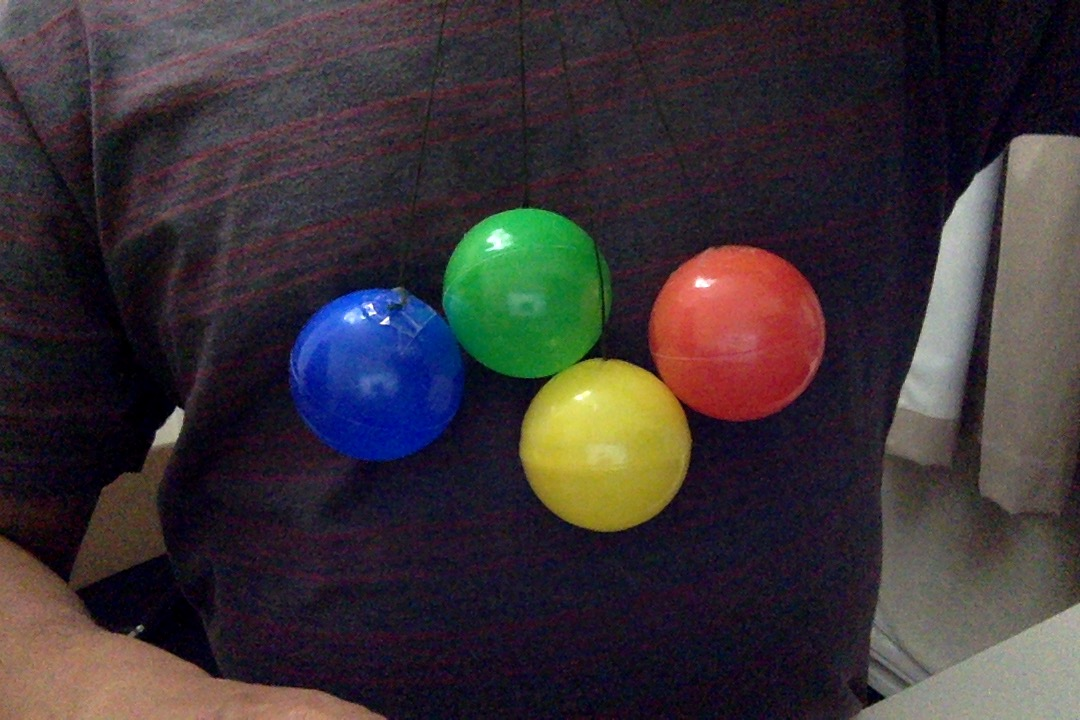
#> input picture SampleImages/All.jpg, 1080 x 720 px
$ python hsv_calibrator.py
#> lines starting #> are read from the running program, lines starting #| are printed output that depends on the picture; after the words box and inside, x2 and y2 are one past the last pixel; in counts of white or black regions, pixels touching at a corner belong together
import numpy as np
import cv2 as cv
import time

uh = 130
us = 255
uv = 255

lh = 110
ls = 50
lv = 50

img = cv.imread('./SampleImages/All.jpg',cv.IMREAD_COLOR)
#> img is the input picture: shape (720, 1080, 3); mean B, G, R 54.5, 50.8, 58.7
img = cv.medianBlur(img,5)

# Convert BGR to HSV
hsv = cv.cvtColor(img, cv.COLOR_BGR2HSV)
#> hsv: shape (720, 1080, 3); mean H, S, V 108.1, 105.2, 69.9

lower_hsv = np.array([lh,ls,lv])
upper_hsv = np.array([uh,us,uv])

# Threshold the HSV image to get only blue colors
mask = cv.inRange(hsv, lower_hsv, upper_hsv)
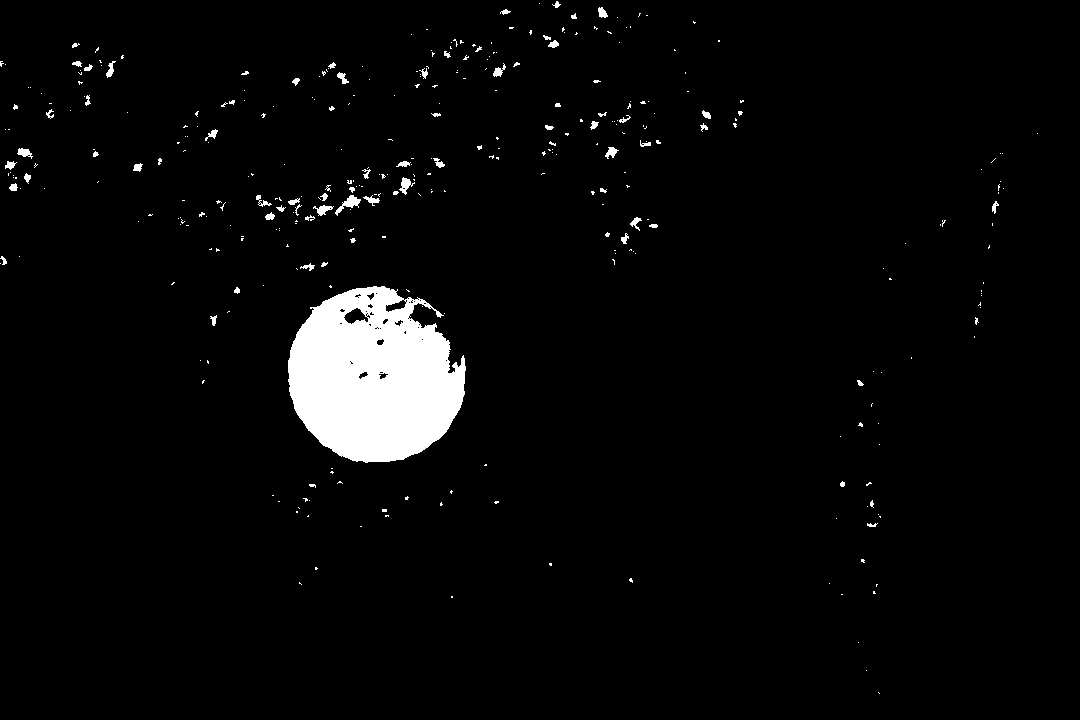
#> mask: shape (720, 1080); 3.5% white; 358 white regions (289 under 20 px), largest, box (x1, y1, x2, y2) and area: (288, 286, 466, 463) 22952, (335, 195, 361, 216) 187, (399, 177, 415, 195) 125

window_name = "HSV Calibrator"
cv.namedWindow(window_name)

def nothing(x):
	print("Trackbar value: " + str(x))
	pass

# create trackbars for Upper HSV
cv.createTrackbar('UpperH',window_name,0,255,nothing)
cv.setTrackbarPos('UpperH',window_name, uh)
cv.createTrackbar('UpperS',window_name,0,255,nothing)
cv.setTrackbarPos('UpperS',window_name, us)
cv.createTrackbar('UpperV',window_name,0,255,nothing)
cv.setTrackbarPos('UpperV',window_name, uv)
# create trackbars for Lower HSV
cv.createTrackbar('LowerH',window_name,0,255,nothing)
cv.setTrackbarPos('LowerH',window_name, lh)
cv.createTrackbar('LowerS',window_name,0,255,nothing)
cv.setTrackbarPos('LowerS',window_name, ls)
cv.createTrackbar('LowerV',window_name,0,255,nothing)
cv.setTrackbarPos('LowerV',window_name, lv)

font = cv.FONT_HERSHEY_SIMPLEX

while(1):
	# Threshold the HSV image to get only blue colors
    mask = cv.inRange(hsv, lower_hsv, upper_hsv)
    cv.putText(mask,'Lower HSV: [' + str(lh) +',' + str(ls) + ',' + str(lv) + ']', (10,30), font, 0.5, (200,255,155), 1, cv.LINE_AA)
    cv.putText(mask,'Upper HSV: [' + str(uh) +',' + str(us) + ',' + str(uv) + ']', (10,60), font, 0.5, (200,255,155), 1, cv.LINE_AA)
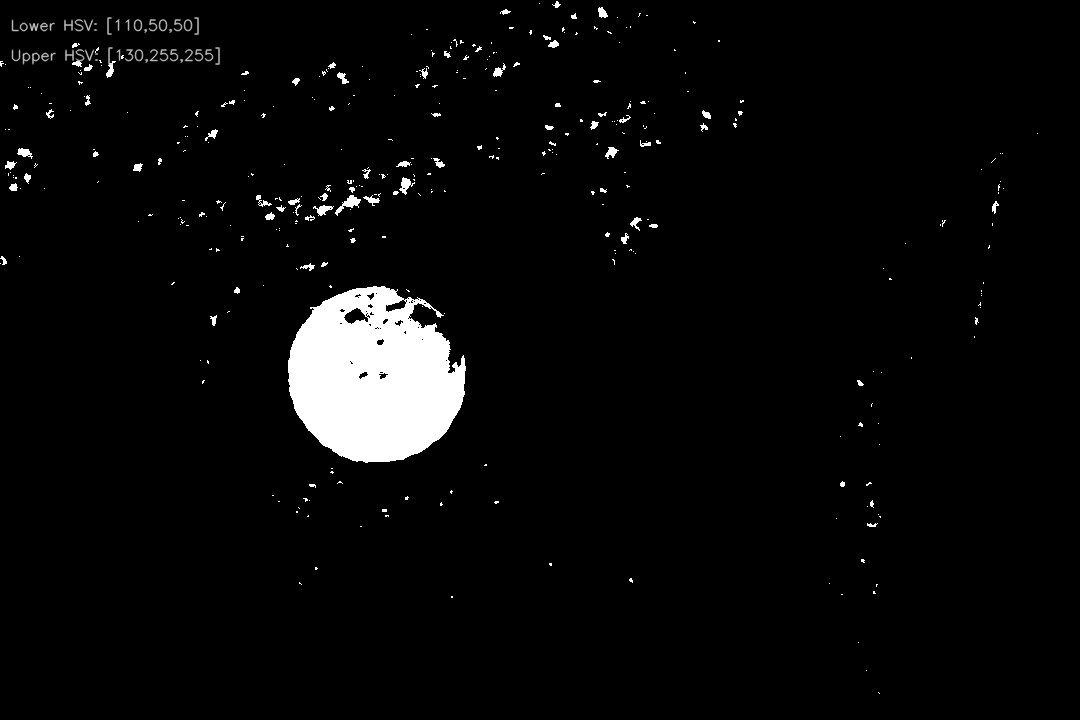
#> mask: shape (720, 1080); min 0, max 255, mean 9.3

    cv.imshow(window_name,mask)

    k = cv.waitKey(1) & 0xFF
#> (key Esc is pressed here)
    if k == 27:
        break
    # get current positions of Upper HSV trackbars
    uh = cv.getTrackbarPos('UpperH',window_name)
    us = cv.getTrackbarPos('UpperS',window_name)
    uv = cv.getTrackbarPos('UpperV',window_name)
    upper_blue = np.array([uh,us,uv])
	# get current positions of Lower HSCV trackbars
    lh = cv.getTrackbarPos('LowerH',window_name)
    ls = cv.getTrackbarPos('LowerS',window_name)
    lv = cv.getTrackbarPos('LowerV',window_name)
    upper_hsv = np.array([uh,us,uv])
    lower_hsv = np.array([lh,ls,lv])

    time.sleep(.1)

cv.destroyAllWindows()

$ run again, with SampleImages/Blue.jpg copied over SampleImages/All.jpg
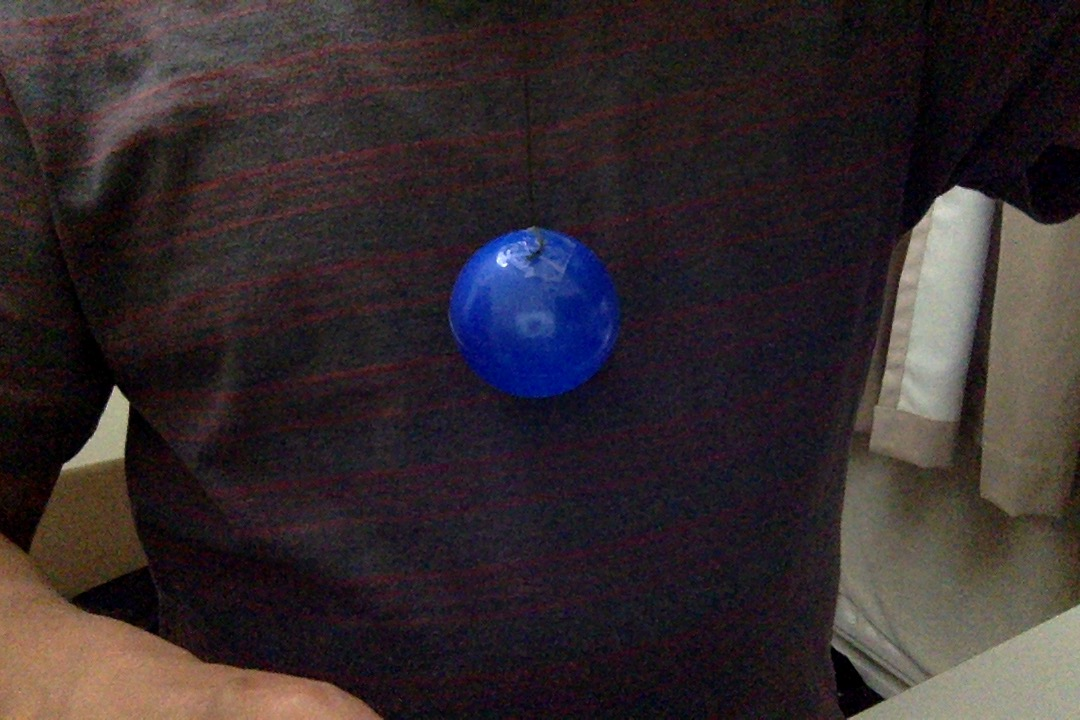
#> input picture SampleImages/Blue.jpg, 1080 x 720 px
#> img is the input picture: shape (720, 1080, 3); mean B, G, R 46.2, 43.5, 52.7
#> hsv: shape (720, 1080, 3); mean H, S, V 95.6, 88.3, 57.5
#> `mask = cv.inRange(hsv, lower_hsv, upper_hsv)`:
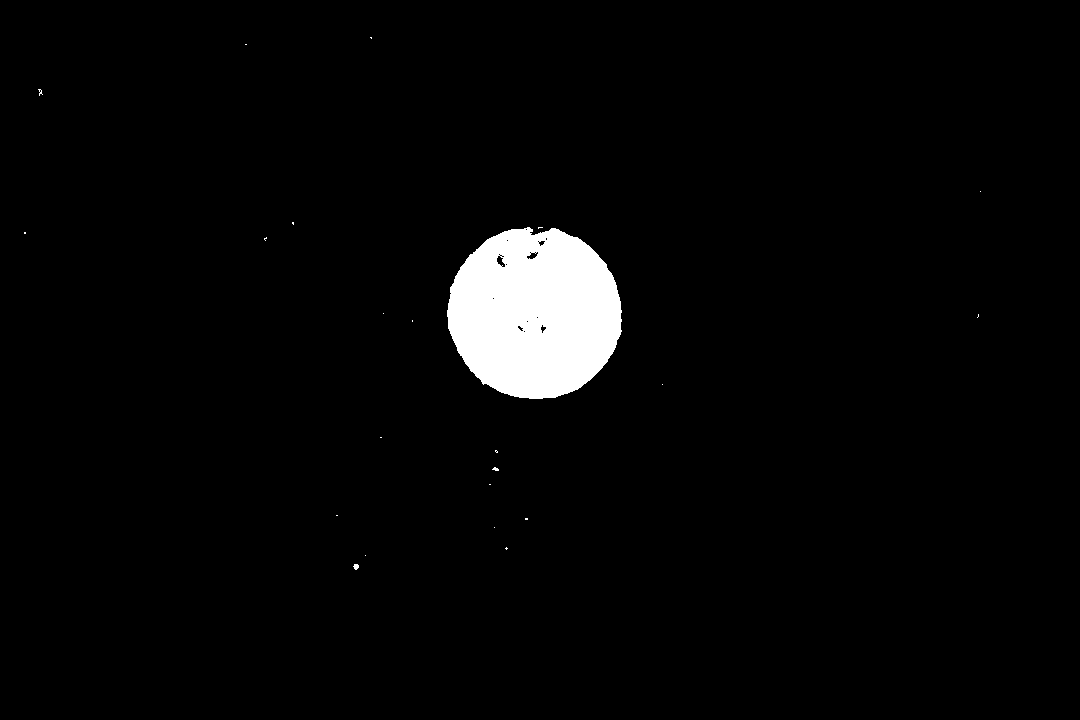
#> mask: shape (720, 1080); 3% white; 23 white regions (21 under 20 px), largest, box (x1, y1, x2, y2) and area: (447, 227, 622, 399) 23288, (353, 564, 359, 570) 26
#> `cv.putText(mask,'Upper HSV: [' + str(uh) +',' + str(us) + ',' + str(uv..`:
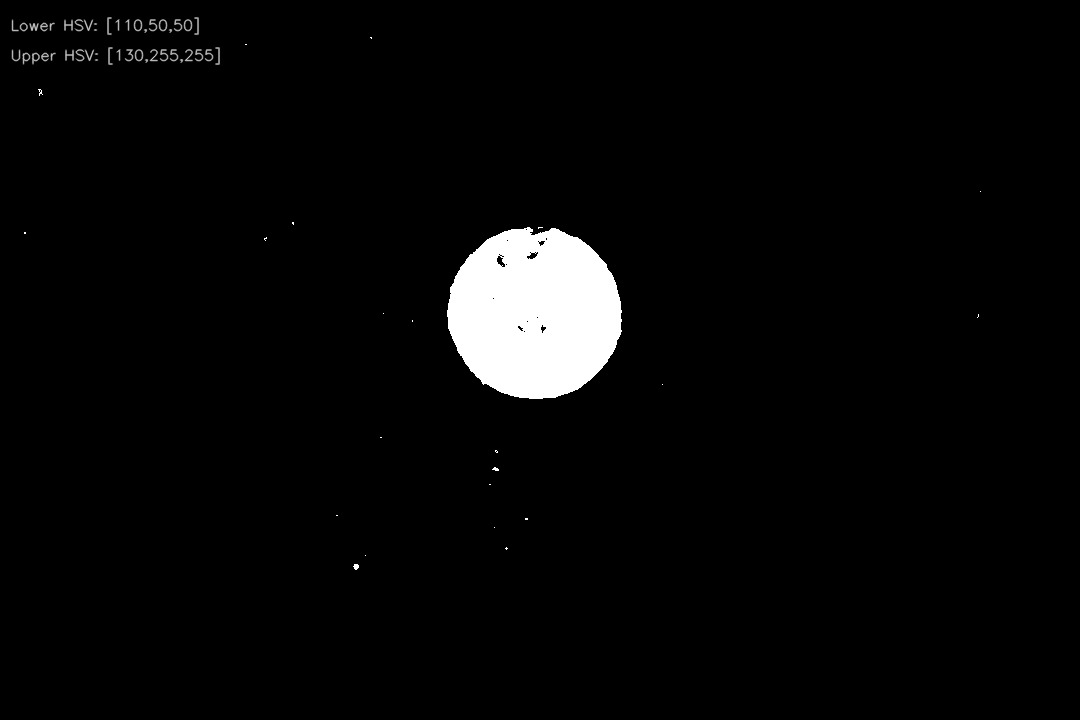
#> mask: shape (720, 1080); min 0, max 255, mean 8

$ run again, with SampleImages/Green.jpg copied over SampleImages/All.jpg
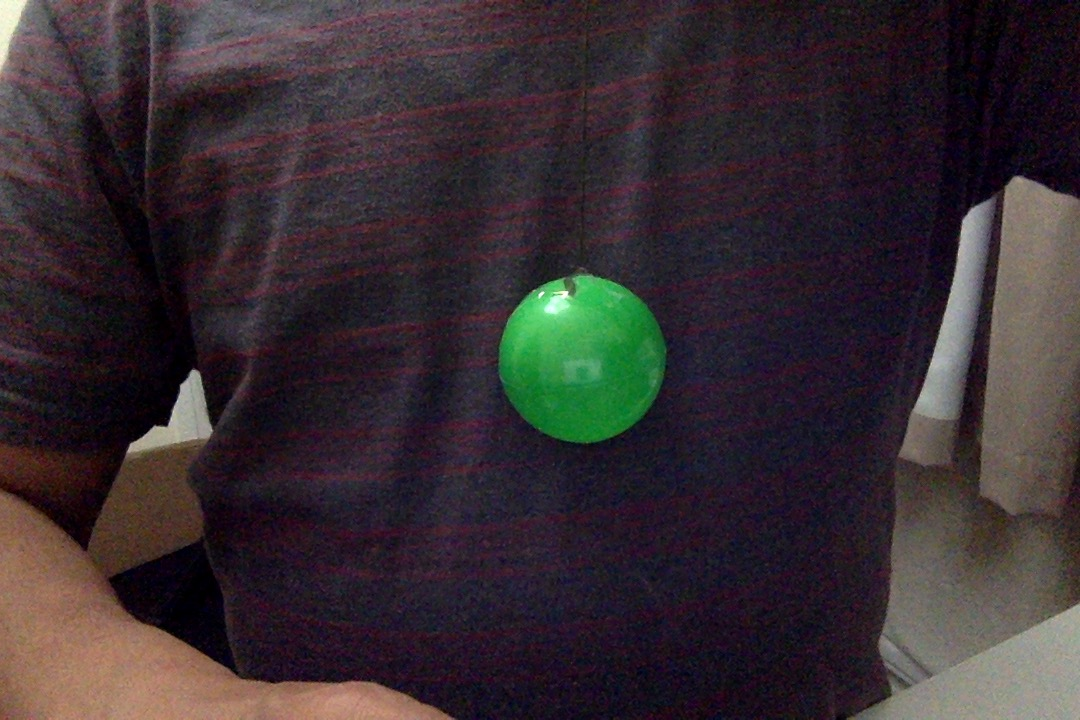
#> input picture SampleImages/Green.jpg, 1080 x 720 px
#> img is the input picture: shape (720, 1080, 3); mean B, G, R 49.9, 45.6, 55.1
#> hsv: shape (720, 1080, 3); mean H, S, V 117.1, 95.4, 60.6
#> `mask = cv.inRange(hsv, lower_hsv, upper_hsv)`:
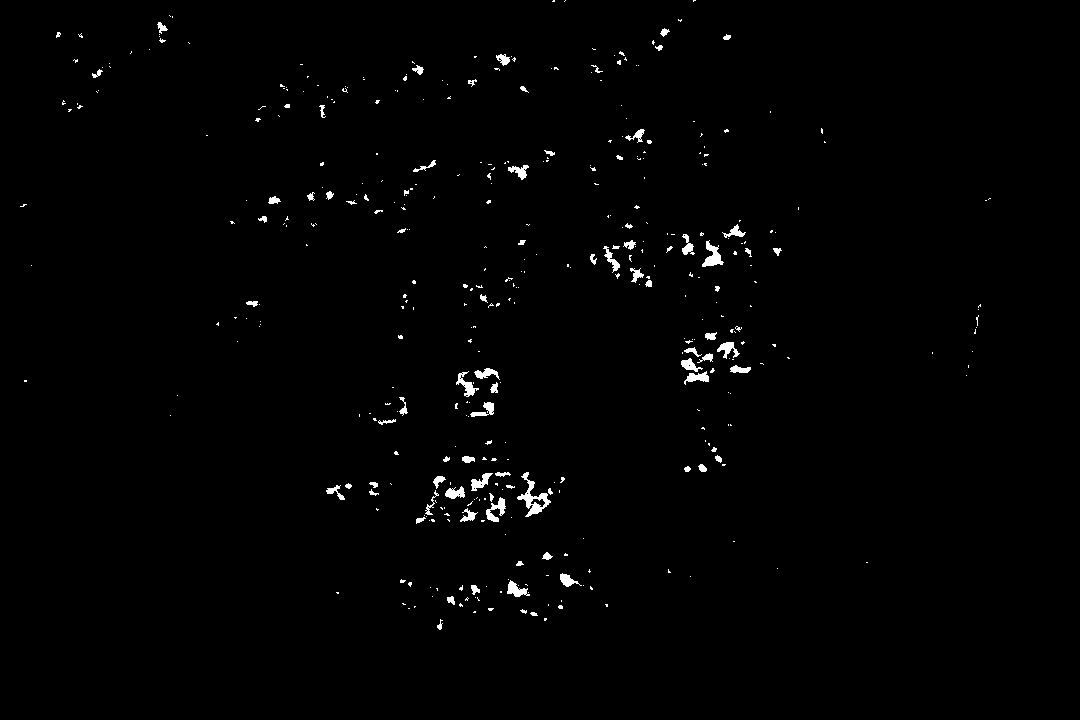
#> mask: shape (720, 1080); 1% white; 412 white regions (327 under 20 px), largest, box (x1, y1, x2, y2) and area: (517, 472, 551, 517) 461, (702, 240, 724, 267) 273, (486, 497, 506, 522) 229
#> `cv.putText(mask,'Upper HSV: [' + str(uh) +',' + str(us) + ',' + str(uv..`:
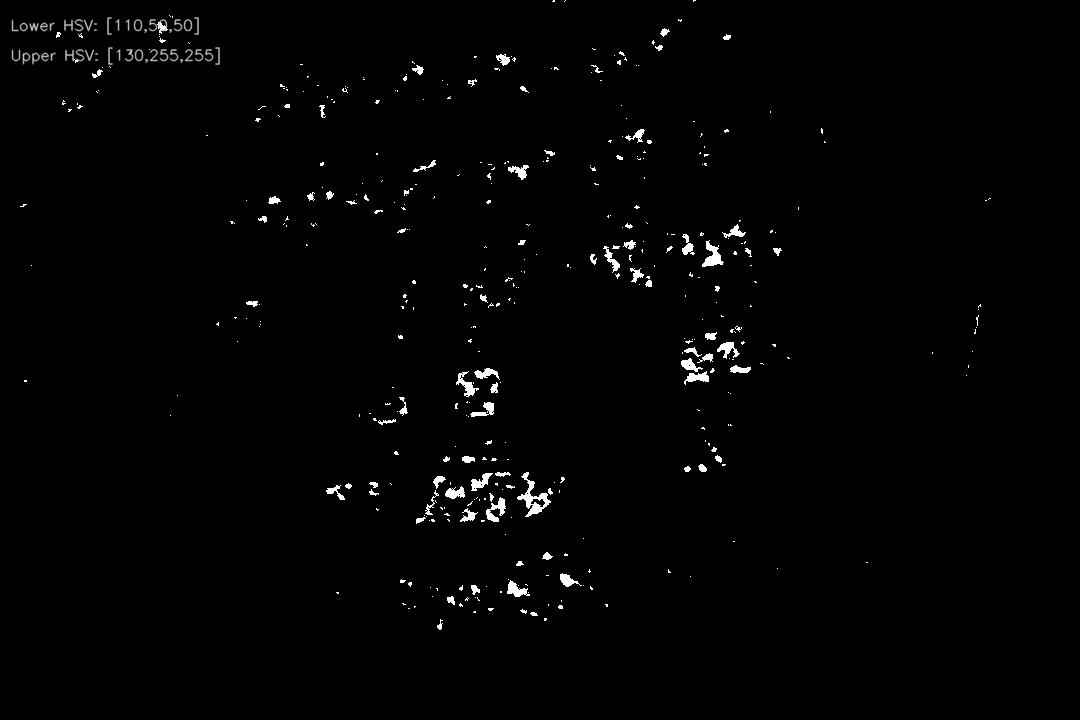
#> mask: shape (720, 1080); min 0, max 255, mean 2.9
